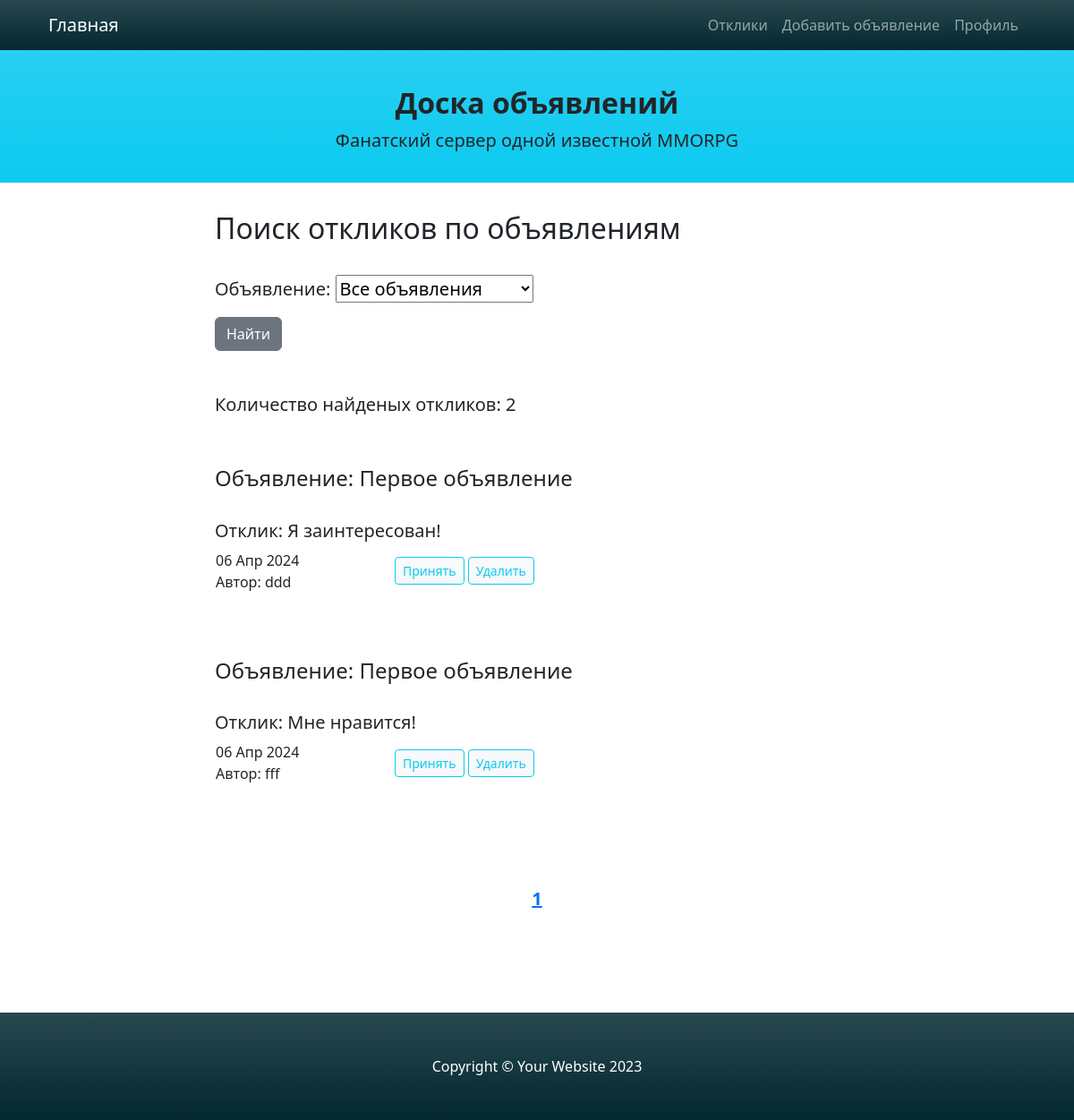
/my_responds/ (signed in), run on the app's committed database.
### advapp/models.py (models this page shows, shortened)
class Respond(models.Model):
    content = models.TextField(verbose_name='comment')
    user_id = models.ForeignKey(User, on_delete=models.CASCADE, verbose_name='author')
    advert_id = models.ForeignKey('Advert', on_delete=models.CASCADE, verbose_name='advert')
    date_creation = models.DateTimeField(auto_now_add=True, verbose_name='date of creation')
    accepted = models.BooleanField(default=False)

class Advert(models.Model):
    title = models.CharField(max_length=511, verbose_name="advert's title")
    content = models.TextField(verbose_name='content')  # here will be WYSIWYG
    icon = models.ImageField(default='blanc.png', verbose_name='icon for preview')
    category = models.ForeignKey('Category', on_delete=models.PROTECT, verbose_name='category')
    user_id = models.ForeignKey(User, on_delete=models.CASCADE, verbose_name='author')
    date_creation = models.DateTimeField(auto_now_add=True, verbose_name='date of creation')
    def __str__(self):
        return self.title[:20]

### advapp/views.py (the view)
# urls.py: path('my_responds/', RespondList.as_view(), name='my_responds'),
class RespondList(LoginRequiredMixin, ListView):
    model = Respond
    template_name = 'my_responds.html'
    context_object_name = 'responds'
    paginate_by = 10
    def get_queryset(self):
        queryset = Respond.objects.filter(advert_id__user_id=self.request.user).order_by('-date_creation')
        self.filterset = RespondFilter(self.request.GET, queryset, request=self.request.user)
        return self.filterset.qs
    def get_context_data(self, *, object_list=None, **kwargs):
        context = super().get_context_data(**kwargs)
        context['filterset'] = self.filterset
        page = context['page_obj']
        context['paginator_range'] = page.paginator.get_elided_page_range(
            page.number, on_each_side=1, on_ends=1)
        return context

### advapp/templatetags/custom_tags.py (called while the page is built)
@register.simple_tag(takes_context=True)
def url_replace(context, **kwargs):
    d = context['request'].GET.copy()
    for k, v in kwargs.items():
        d[k] = v
    return d.urlencode()

### templates/my_responds.html (shortened to what this page needs)
{% extends 'default.html' %}
{% block content %}
    <h2>Поиск откликов по объявлениям</h2>
    <br>
    <form action="" method="get">
        <h5>{{ filterset.form.as_p }}</h5>
        <input class="btn btn-secondary" type="submit" value="Найти" />
    </form>
    <br><br>
    <h5>Количество найденых откликов: {{ page_obj.paginator.count }}</h5>
    <br><br>
    {% if responds %}
        {% for respond in page_obj %}
            <h4><a class="nav-link" href="/advert/{{ respond.advert_id.id }}">
                Объявление: {{ respond.advert_id.title}}</a></h4>
            <br>
            <h5>Отклик: {{ respond.content }}</h5>
            <table width="100%">
                <tr>
                    <td width="200"><div>{{ respond.date_creation|date:'d M Y' }}</div>
                        <div>Автор: {{ respond.user_id|truncatechars:20 }}</div>
                    </td>
                    <td align="left"><div>
                        <input class="btn btn-sm btn-light btn-outline-info" type="submit" value="Принять" />
                        <input class="btn btn-sm btn-light btn-outline-info" type="submit" value="Удалить" />
                    </div>
                    </td>
                </tr>
            </table>
        <br><br><br>
        {% endfor %}
    {% else %}
        <h4>Извините, откликов сейчас нет!</h4>
    {% endif %}
{% endblock content %}

### data on the page
Respond: advert_id "Первое объявление", content "Я заинтересован!", date_creation "06 Апр 2024", user_id "ddd"
Respond: advert_id "Первое объявление", content "Мне нравится!", date_creation "06 Апр 2024", user_id "fff"

### other printed values
{{ page_obj.paginator.count }} "2"
{{ page_number }} "1"
